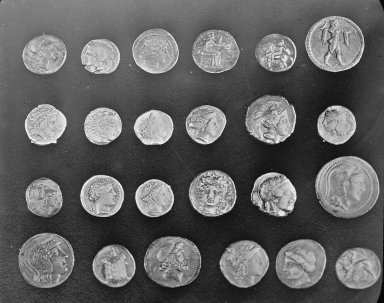
#> input picture skimage.data.coins(), 384 x 303 px
$ jupyter execute --allow-errors 00_images_are_arrays.v3.ipynb   (shell and % lines are left out)   (older library calls are emulated)
#> lines starting #> are read from the running program, lines starting #| are printed output that depends on the picture; after the words box and inside, x2 and y2 are one past the last pixel; in counts of white or black regions, pixels touching at a corner belong together; long printed decimals are rounded
[cell 1]
from __future__ import division, print_function

# Images are numpy arrays

Images are represented in ``scikit-image`` using standard ``numpy`` arrays.  This allows maximum inter-operability with other libraries in the scientific Python ecosystem, such as ``matplotlib`` and ``scipy``.

Let's see how to build a grayscale image as a 2D array:

[cell 2]
import numpy as np
from matplotlib import pyplot as plt, cm

random_image = np.random.random([500, 500])

plt.imshow(random_image, cmap=cm.gray, interpolation='nearest');
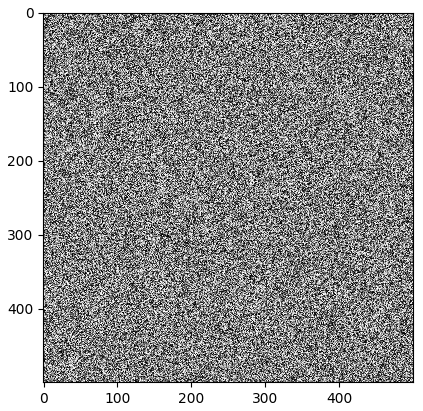
#> figure drawn by matplotlib, 1 panel

The same holds for "real-world" images:

[cell 3]
from skimage import data

coins = data.coins()
#> coins is the input picture: shape (303, 384); min 1, max 252, mean 96.9

print(type(coins), coins.dtype, coins.shape)
#| <class 'numpy.ndarray'> uint8 (303, 384)
plt.imshow(coins, cmap=cm.gray, interpolation='nearest');

A color image is a 3D array, where the last dimension has size 3 and represents the red, green, and blue channels:

[cell 4]
cat = data.chelsea()
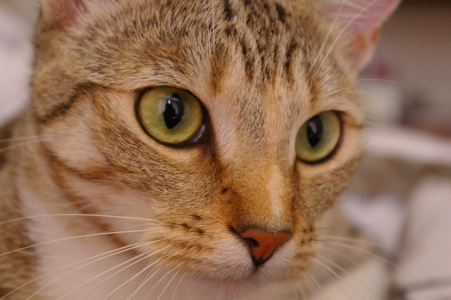
#> input picture skimage.data.chelsea(), 451 x 300 px
#> cat is the input picture: shape (300, 451, 3); mean R, G, B 147.7, 111.4, 86.8
print("Shape:", cat.shape)
#| Shape: (300, 451, 3)
print("Values min/max:", cat.min(), cat.max())
#| Values min/max: 0 231

plt.imshow(cat, interpolation='nearest');

These are *just numpy arrays*. Making a red square is easy using just array slicing and manipulation:

[cell 5]
cat[10:110, 10:110, :] = [255, 0, 0]  # [red, green, blue]
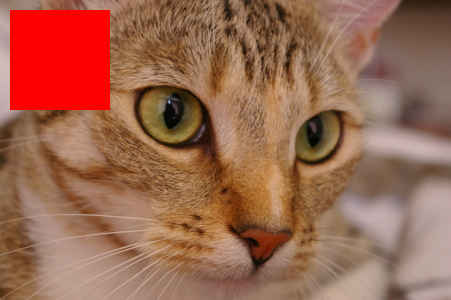
#> cat: shape (300, 451, 3); 7.39% of pixels changed, all inside (x1, y1, x2, y2) = (10, 10, 110, 110)
plt.imshow(cat);

Images can also include transparent regions by adding a 4th dimension, called an *alpha layer*.

## Data types and image values

In literature, one finds different conventions for representing image values:

```
  0 - 255   where  0 is black, 255 is white
  0 - 1     where  0 is black, 1 is white
```

``scikit-image`` supports both conventions--the choice is determined by the
data-type of the array.

E.g., here, I generate two valid images:

[cell 6]
linear0 = np.linspace(0, 1, 2500).reshape((50, 50))
linear1 = np.linspace(0, 255, 2500).reshape((50, 50)).astype(np.uint8)

print("Linear0:", linear0.dtype, linear0.min(), linear0.max())
print("Linear1:", linear1.dtype, linear1.min(), linear1.max())

fig, (ax0, ax1) = plt.subplots(1, 2)
ax0.imshow(linear0, cmap='gray')
ax1.imshow(linear1, cmap='gray');
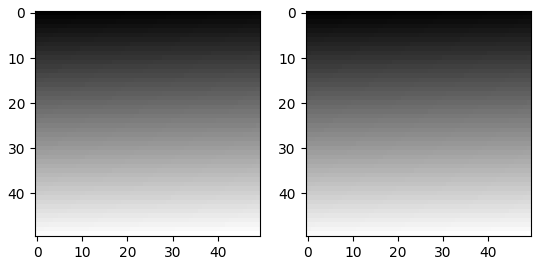
#> figure drawn by matplotlib, 2 panels

The library is designed in such a way that any data-type is allowed as input,
as long as the range is correct (0-1 for floating point images, 0-255 for unsigned bytes,
0-65535 for unsigned 16-bit integers).

This is achieved through the use of a few utility functions, such as ``img_as_float`` and ``img_as_ubyte``:

[cell 7]
from skimage import img_as_float, img_as_ubyte

image = data.chelsea()

image_float = img_as_float(image)
image_ubyte = img_as_ubyte(image)

print("type, min, max:", image_float.dtype, image_float.min(), image_float.max())
#| type, min, max: float64 0.0 0.9059
print("type, min, max:", image_ubyte.dtype, image_ubyte.min(), image_ubyte.max())
#| type, min, max: uint8 0 231

print("231/255 =", 231/255.)

Your code would then typically look like this:

```python
def my_function(any_image):
   float_image = img_as_float(any_image)
   # Proceed, knowing image is in [0, 1]
```

We recommend using the floating point representation, given that
``scikit-image`` mostly uses that format internally.

## Displaying images using matplotlib

Before we get started, a quick note about plotting images---specifically, plotting gray-scale images with Matplotlib. First, let's grab an example image from `scikit-image`.

[cell 8]
from skimage import data

image = data.camera()
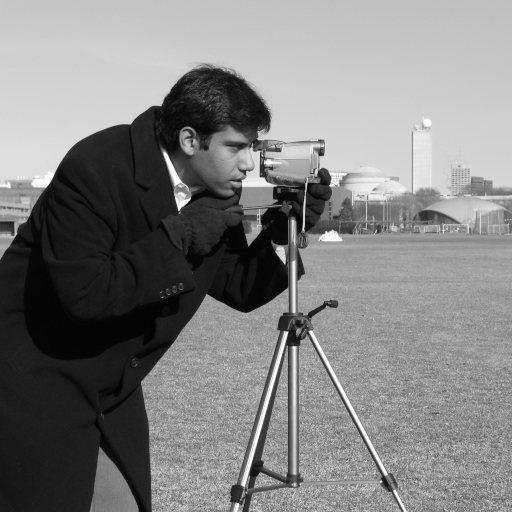
#> input picture skimage.data.camera(), 512 x 512 px
#> image is the input picture: shape (512, 512); min 0, max 255, mean 129.1

Also, we'll want to make sure we have numpy and matplotlib imported.

[cell 9]
import matplotlib.pyplot as plt
import numpy as np

If we plot a gray-scale image using the default colormap, "jet", and a gray-scale color
map, "gray", you can easily see the difference:

[cell 10]
fig, (ax_jet, ax_gray) = plt.subplots(ncols=2, figsize=(10, 5))
ax_jet.imshow(image, cmap='jet')
ax_gray.imshow(image, cmap='gray');

We can get a better idea of the ill effects by zooming into the man's face.

[cell 11]
face = image[80:160, 200:280]
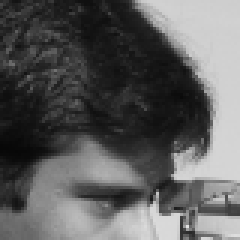
#> face: shape (80, 80) (shown 3 times larger); min 7, max 225, mean 92.9
fig, (ax_jet, ax_gray) = plt.subplots(ncols=2)
ax_jet.imshow(face, cmap='jet')
ax_gray.imshow(face, cmap='gray');

Notice how the face looks distorted and splotchy with the "jet" colormap. Also, this colormap distorts the concepts of light and dark, and there are artificial boundaries created by the different color hues. Is that a beauty mark on the man's upper lip? No, it's just an artifact of this ridiculous colormap.

Here's another example:

[cell 12]
X, Y = np.ogrid[-5:5:0.1, -5:5:0.1]
R = np.sqrt(X**2 + Y**2)

fig, (ax_jet, ax_gray) = plt.subplots(1, 2)
ax_jet.imshow(R, cmap='jet')
ax_gray.imshow(R, cmap='gray');
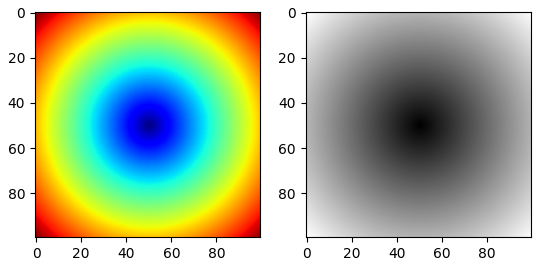
#> figure drawn by matplotlib, 2 panels

Woah!  See all those non-existing contours?

You can add the following setting at the top of any script
to change the default colormap:

[cell 13]
plt.rcParams['image.cmap'] = 'gray'

Don't worry: color images are unaffected by this change.

In addition, we'll set the interpolation to 'nearest neighborhood' so that it's easier to distinguish individual pixels in your image (the default is 'bicubic'--see the exploration below).

[cell 14]
plt.rcParams['image.interpolation'] = 'nearest'

You can also set both of these explicitly in the ``imshow`` command:

[cell 15]
plt.imshow(R, cmap='gray', interpolation='nearest');
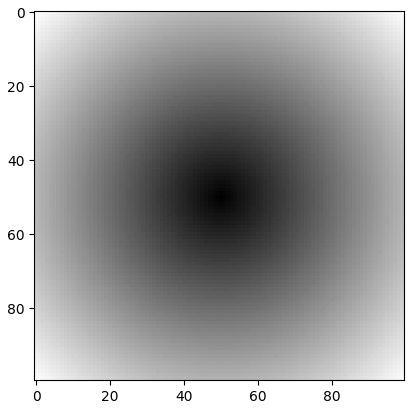
#> figure drawn by matplotlib, 1 panel
#> the sliders are set to image = <module 'IPython.html.widgets., cmap = Accent, interpolation = nearest

## Interactive demo: interpolation and color maps

[cell 16]
from IPython.html.widgets import interact, fixed
from matplotlib import cm as colormaps

#> (the rest of this cell did not finish here and is left out)

## Image I/O

Mostly, we won't be using input images from the scikit-image example data sets.  Those images are typically stored in JPEG or PNG format.  Since scikit-image operates on NumPy arrays, *any* image reader library that provides arrays will do.  Options include matplotlib, pillow, imageio, imread, etc.

scikit-image conveniently wraps many of these in the `io` submodule, and will use whatever option is available:

[cell 17]
from skimage import io

#> (the rest of this cell did not finish here and is left out)

We also have the ability to load multiple images, or multi-layer TIFF images:

[cell 18]
ic = io.imread_collection('../images/*.png')
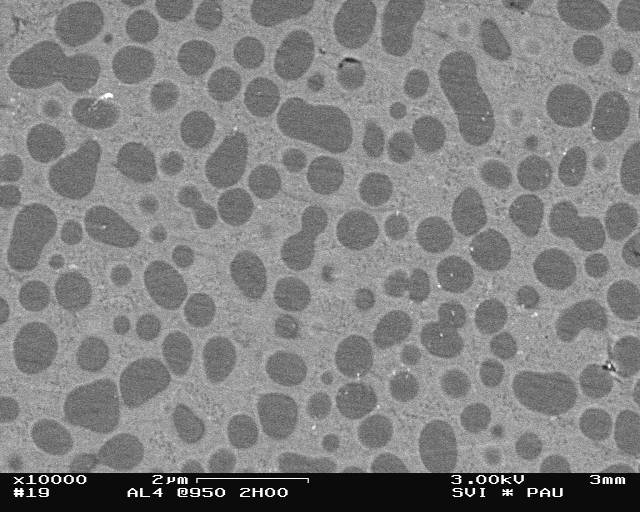
#> input picture images/phase_separation.png, 1280 x 1024 px (shown at 1/2 size)
#> ic = 1 item

print(type(ic), '\n\n', ic)
#> (printed output is left out)
